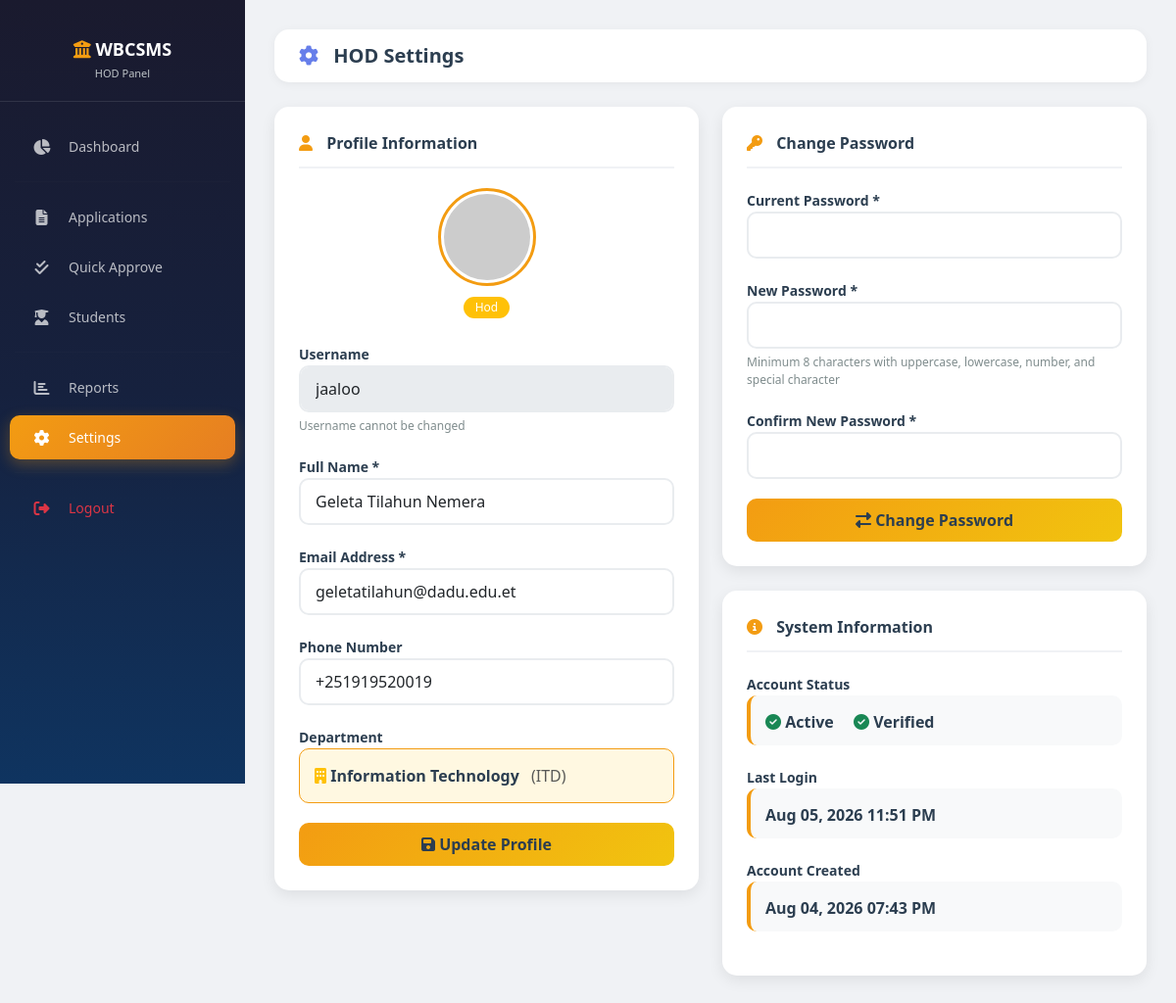
/modules/hod/settings.php (signed in), run on the app's committed database.
### tables this page shows
CREATE TABLE `users` (
  `user_id` int(11) NOT NULL,
  `username` varchar(50) NOT NULL,
  `email` varchar(100) NOT NULL,
  `password_hash` varchar(255) NOT NULL,
  `full_name` varchar(100) NOT NULL,
  `role_id` int(11) NOT NULL,
  `dept_id` int(11) DEFAULT NULL,
  `student_id` varchar(20) DEFAULT NULL,
  `phone` varchar(20) DEFAULT NULL,
  `profile_image` varchar(255) DEFAULT NULL,
  `is_active` tinyint(1) DEFAULT '1',
  `is_verified` tinyint(1) DEFAULT '0',
  `last_login` datetime DEFAULT NULL,
  `created_at` timestamp NOT NULL DEFAULT CURRENT_TIMESTAMP,
  `updated_at` timestamp NOT NULL DEFAULT CURRENT_TIMESTAMP ON UPDATE CURRENT_TIMESTAMP,
  `remember_token` varchar(255) DEFAULT NULL
);

CREATE TABLE `roles` (
  `role_id` int(11) NOT NULL,
  `role_name` varchar(50) NOT NULL,
  `role_description` text,
  `created_at` timestamp NOT NULL DEFAULT CURRENT_TIMESTAMP
);

CREATE TABLE `departments` (
  `dept_id` int(11) NOT NULL,
  `dept_code` varchar(20) NOT NULL,
  `dept_name` varchar(100) NOT NULL,
  `faculty` varchar(100) DEFAULT NULL,
  `budget_allocation` decimal(15,2) DEFAULT '0.00',
  `hod_user_id` int(11) DEFAULT NULL,
  `created_at` timestamp NOT NULL DEFAULT CURRENT_TIMESTAMP,
  `status` enum('active','inactive') DEFAULT 'active'
);

### includes/functions.php (called while the page is built, shortened)
<?php
function formatDateTime($datetime, $format = 'M d, Y h:i A') {
    return date($format, strtotime($datetime));
}
?>

### modules/hod/settings.php (the view, shortened to what this page needs)
<?php
require_once '../../includes/auth.php';
require_once '../../includes/functions.php';
$userId = $_SESSION['user_id'];
$stmt = $pdo->prepare("
    SELECT u.*, r.role_name, d.dept_name
    FROM users u
    JOIN roles r ON u.role_id = r.role_id
    LEFT JOIN departments d ON u.dept_id = d.dept_id
    WHERE u.user_id = ?
");
$stmt->execute([$userId]);
$user = $stmt->fetch();
$deptId = $_SESSION['dept_id'] ?? 0;
$department = null;
if ($deptId) {
    $stmt = $pdo->prepare("SELECT * FROM departments WHERE dept_id = ?");
    $stmt->execute([$deptId]);
    $department = $stmt->fetch();
}
?>
<!DOCTYPE html>
<html lang="en">
<head>
    <link href="https://cdn.jsdelivr.net/npm/bootstrap@5.3.0/dist/css/bootstrap.min.css" rel="stylesheet">
    <link rel="stylesheet" href="https://cdnjs.cloudflare.com/ajax/libs/font-awesome/6.4.0/css/all.min.css">
    <link href="../../assets/css/style.css" rel="stylesheet">
</head>
<body>
    <?php include '../../includes/hod_sidebar.php'; ?>
    <div class="main-content">
        <div class="top-nav">
            <h5><i class="fas fa-cog"></i> HOD Settings</h5>
        </div>
        <div class="row">
            <div class="col-lg-6">
                <div class="settings-card">
                    <div class="card-title">
                        <i class="fas fa-user"></i> Profile Information
                    </div>
                    <form method="POST">
                        <div class="text-center mb-4">
                            <img src="../../assets/images/avatar.png" alt="Profile"
                                 class="avatar-preview" onerror="this.src='https://via.placeholder.com/100'">
                            <div class="mt-2">
                                <span class="badge bg-warning"><?php echo ucfirst($user['role_name']); ?></span>
                            </div>
                        </div>
                        <div class="settings-group">
                            <label>Username</label>
                            <input type="text" class="form-control"
                                   value="<?php echo htmlspecialchars($user['username']); ?>" disabled>
                            <div class="help-text">Username cannot be changed</div>
                        </div>
                        <div class="settings-group">
                            <label>Full Name *</label>
                            <input type="text" class="form-control" name="full_name"
                                   value="<?php echo htmlspecialchars($user['full_name']); ?>" required>
                        </div>
                        <div class="settings-group">
                            <label>Email Address *</label>
                            <input type="email" class="form-control" name="email"
                                   value="<?php echo htmlspecialchars($user['email']); ?>" required>
                        </div>
                        <div class="settings-group">
                            <label>Phone Number</label>
                            <input type="text" class="form-control" name="phone"
                                   value="<?php echo htmlspecialchars($user['phone'] ?? ''); ?>"
                                   placeholder="+251 9XX XXX XXX">
                        </div>
                        <div class="settings-group">
                            <label>Department</label>
                            <div class="dept-info">
                                <i class="fas fa-building text-warning"></i>
                                <strong><?php echo htmlspecialchars($department['dept_name'] ?? 'N/A'); ?></strong>
                                <span class="ms-2 text-muted">(<?php echo htmlspecialchars($department['dept_code'] ?? ''); ?>)</span>
                            </div>
                        </div>
                        <button type="submit" class="btn btn-warning w-100">
                            <i class="fas fa-save"></i> Update Profile
                        </button>
                    </form>
                </div>
            </div>
            <div class="col-lg-6">
                <div class="settings-card">
                    <div class="card-title">
                        <i class="fas fa-key"></i> Change Password
                    </div>
                    <form method="POST">
                        <div class="settings-group">
                            <label>Current Password *</label>
                            <input type="password" class="form-control" name="current_password" required>
                        </div>
                        <div class="settings-group">
                            <label>New Password *</label>
                            <input type="password" class="form-control" name="new_password" required>
                            <div class="help-text">
                                Minimum <?php echo PASSWORD_MIN_LENGTH; ?> characters with uppercase, lowercase, number, and special character
                            </div>
                        </div>
                        <div class="settings-group">
                            <label>Confirm New Password *</label>
                            <input type="password" class="form-control" name="confirm_password" required>
                        </div>
                        <button type="submit" class="btn btn-warning w-100">
                            <i class="fas fa-exchange-alt"></i> Change Password
                        </button>
                    </form>
                </div>
                <div class="settings-card">
                    <div class="card-title">
                        <i class="fas fa-info-circle"></i> System Information
                    </div>
                    <div class="settings-group">
                        <label>Account Status</label>
                        <div class="info-box">
                            <div class="value">
                                <i class="fas fa-<?php echo $user['is_active'] ? 'check-circle text-success' : 'times-circle text-danger'; ?>"></i>
                                <?php echo $user['is_active'] ? 'Active' : 'Inactive'; ?>
                                <span class="ms-3">
                                    <i class="fas fa-<?php echo $user['is_verified'] ? 'check-circle text-success' : 'times-circle text-danger'; ?>"></i>
                                    <?php echo $user['is_verified'] ? 'Verified' : 'Not Verified'; ?>
                                </span>
                            </div>
                        </div>
                    </div>
                    <div class="settings-group">
                        <label>Last Login</label>
                        <div class="info-box">
                            <div class="value"><?php echo $user['last_login'] ? formatDateTime($user['last_login']) : 'Never'; ?></div>
                        </div>
                    </div>
                    <div class="settings-group">
                        <label>Account Created</label>
                        <div class="info-box">
                            <div class="value"><?php echo formatDateTime($user['created_at']); ?></div>
                        </div>
                    </div>
                </div>
            </div>
        </div>
    </div>
</body>
</html>

### includes/hod_sidebar.php (shortened to what this page needs)
<?php
$currentPage = basename($_SERVER['PHP_SELF']);
?>
<div class="sidebar">
    <div class="brand">
        <h4><i class="fas fa-university"></i> WBCSMS</h4>
        <small>HOD Panel</small>
    </div>
    <nav class="nav flex-column">
        <a class="nav-link <?php echo $currentPage == 'dashboard.php' ? 'active' : ''; ?>" href="dashboard.php">
            <i class="fas fa-chart-pie"></i> <span>Dashboard</span>
        </a>
        <hr class="nav-divider">
        <a class="nav-link <?php echo $currentPage == 'applications.php' ? 'active' : ''; ?>" href="applications.php">
            <i class="fas fa-file-alt"></i> <span>Applications</span>
        </a>
        <a class="nav-link <?php echo $currentPage == 'approve.php' ? 'active' : ''; ?>" href="approve.php">
            <i class="fas fa-check-double"></i> <span>Quick Approve</span>
        </a>
        <a class="nav-link <?php echo $currentPage == 'students.php' ? 'active' : ''; ?>" href="students.php">
            <i class="fas fa-user-graduate"></i> <span>Students</span>
        </a>
        <hr class="nav-divider">
        <a class="nav-link <?php echo $currentPage == 'reports.php' ? 'active' : ''; ?>" href="reports.php">
            <i class="fas fa-chart-bar"></i> <span>Reports</span>
        </a>
        <a class="nav-link <?php echo $currentPage == 'settings.php' ? 'active' : ''; ?>" href="settings.php">
            <i class="fas fa-cog"></i> <span>Settings</span>
        </a>
        <hr class="nav-divider">
        <a class="nav-link text-danger" href="../../logout.php">
            <i class="fas fa-sign-out-alt"></i> <span>Logout</span>
        </a>
    </nav>
</div>

### assets/css/style.css (style rules this page uses)
* { margin: 0; padding: 0; box-sizing: border-box; }
body { font-family: 'Segoe UI', Tahoma, Geneva, Verdana, sans-serif; background: #f0f2f5; color: #2C3E50; }
.sidebar { min-height: 100vh; background: linear-gradient(180deg, #2C3E50, #34495E); padding: 20px 0; position: fixed; width: 250px; z-index: 1000; transition: all 0.3s; }
.sidebar .brand { color: white; text-align: center; padding: 20px 15px; border-bottom: 1px solid rgba(255,255,255,0.1); margin-bottom: 20px; }
.sidebar .brand h4 { font-weight: 700; margin: 0; }
.sidebar .brand small { color: #bdc3c7; font-size: 12px; }
.sidebar .nav-link { color: rgba(255,255,255,0.7); padding: 12px 20px; border-radius: 10px; margin: 5px 10px; transition: all 0.3s; text-decoration: none; display: block; }
.sidebar .nav-link.active { background: linear-gradient(135deg, #667eea, #764ba2); color: white; }
.sidebar .nav-link i { width: 25px; text-align: center; margin-right: 5px; }
.main-content { margin-left: 250px; padding: 30px; min-height: 100vh; }
.top-nav { background: white; padding: 15px 25px; border-radius: 15px; box-shadow: 0 2px 10px rgba(0,0,0,0.05); margin-bottom: 25px; display: flex; justify-content: space-between; align-items: center; }
.top-nav h5 { margin: 0; font-weight: 700; color: #2C3E50; }
.top-nav h5 i { color: #667eea; margin-right: 10px; }
.form-control { border-radius: 10px; border: 2px solid #e9ecef; padding: 10px 15px; transition: all 0.3s; }
.btn { border-radius: 10px; padding: 10px 25px; font-weight: 600; transition: all 0.3s; }
.btn-warning { background: linear-gradient(135deg, #f39c12, #f1c40f); border: none; color: #2C3E50; }
.badge { padding: 5px 12px; border-radius: 20px; font-weight: 500; }

### modules/hod/settings.php (style rules this page uses)
.settings-card { background: white; border-radius: 15px; padding: 25px; box-shadow: 0 5px 15px rgba(0,0,0,0.08); margin-bottom: 25px; }
.settings-card .card-title { font-weight: 700; color: #2C3E50; border-bottom: 2px solid #f0f2f5; padding-bottom: 12px; margin-bottom: 20px; }
.settings-card .card-title i { color: #f39c12; margin-right: 10px; }
.settings-group { margin-bottom: 20px; }
.settings-group label { font-weight: 600; color: #2C3E50; font-size: 14px; }
.settings-group .help-text { font-size: 12px; color: #7f8c8d; margin-top: 5px; }
.avatar-preview { width: 100px; height: 100px; border-radius: 50%; object-fit: cover; border: 3px solid #f39c12; padding: 3px; }
.info-box { background: #f8f9fa; padding: 12px 15px; border-radius: 10px; border-left: 4px solid #f39c12; margin-bottom: 10px; }
.info-box .value { font-weight: 600; margin-top: 3px; }
.dept-info { background: #fff8e1; padding: 15px; border-radius: 10px; border: 1px solid #f39c12; }

### includes/hod_sidebar.php (style rules this page uses)
.sidebar { min-height: 100vh; background: linear-gradient(180deg, #1a1a2e, #16213e, #0f3460); padding: 20px 0; position: fixed; width: 250px; z-index: 1000; transition: all 0.3s; overflow-y: auto; }
.sidebar .brand { color: white; text-align: center; padding: 20px 15px; border-bottom: 1px solid rgba(255,255,255,0.1); margin-bottom: 20px; }
.sidebar .brand h4 { font-weight: 700; margin: 0; font-size: 18px; }
.sidebar .brand h4 i { color: #f39c12; }
.sidebar .brand small { color: #bdc3c7; font-size: 11px; display: block; margin-top: 5px; }
.sidebar .nav-divider { border-color: rgba(255,255,255,0.05); margin: 10px 15px; }
.sidebar .nav-link { color: rgba(255,255,255,0.7); padding: 12px 20px; border-radius: 10px; margin: 3px 10px; transition: all 0.3s; text-decoration: none; display: flex; align-items: center; font-size: 14px; }
.sidebar .nav-link.active { background: linear-gradient(135deg, #f39c12, #e67e22); color: white; box-shadow: 0 5px 15px rgba(243, 156, 18, 0.3); }
.sidebar .nav-link i { width: 25px; text-align: center; font-size: 16px; }
.sidebar .nav-link span { margin-left: 10px; }
.main-content { margin-left: 250px; padding: 30px; min-height: 100vh; background: #f0f2f5; }
.top-nav { background: white; padding: 15px 25px; border-radius: 15px; box-shadow: 0 2px 10px rgba(0,0,0,0.05); margin-bottom: 25px; display: flex; justify-content: space-between; align-items: center; }

### data on the page
users: role.role_name "Hod", username "jaaloo", full_name "Geleta Tilahun Nemera", email "geletatilahun@dadu.edu.et", phone "+251919520019", last_login "Aug 05, 2026 11:51 PM", created_at "Aug 04, 2026 07:43 PM"
departments: dept_name "Information Technology", dept_code "ITD"

### other printed values
PASSWORD_MIN_LENGTH "8"
